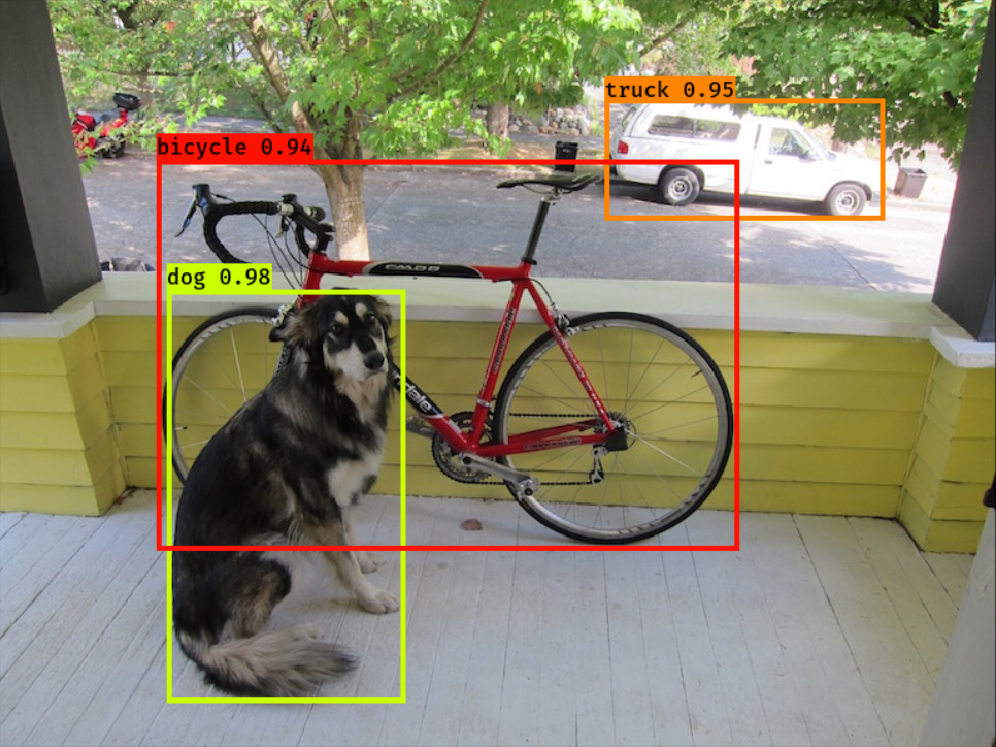

Reproduce this figure in Python.
# -*- coding: utf-8 -*-
"""
Class definition of YOLO_v3 style detection model on image and video
"""

import colorsys
import os
from timeit import default_timer as timer

import numpy as np
from keras import backend as K
from keras.models import load_model
from keras.layers import Input
from PIL import Image, ImageFont, ImageDraw

from yolo4.model import yolo_eval, yolo4_body
from yolo4.utils import letterbox_image
import os
from keras.utils import multi_gpu_model

class YOLO(object):
    _defaults = {
        "model_path": 'model_data/yolo4.h5',
        "anchors_path": 'model_data/yolo_anchors.txt',
        "classes_path": 'model_data/voc_classes.txt',
        "score" : 0.5,
        "iou" : 0.45,
        "model_image_size" : (608, 608),
        "gpu_num" : 1,
    }

    @classmethod
    def get_defaults(cls, n):
        if n in cls._defaults:
            return cls._defaults[n]
        else:
            return "Unrecognized attribute name '" + n + "'"

    def __init__(self, **kwargs):
        self.__dict__.update(self._defaults) # set up default values
        self.__dict__.update(kwargs) # and update with user overrides
        self.class_names = self._get_class()
        self.anchors = self._get_anchors()
        self.sess = K.get_session()
        self.boxes, self.scores, self.classes = self.generate()

    def _get_class(self):
        classes_path = os.path.expanduser(self.classes_path)
        with open(classes_path) as f:
            class_names = f.readlines()
        class_names = [c.strip() for c in class_names]
        return class_names

    def _get_anchors(self):
        anchors_path = os.path.expanduser(self.anchors_path)
        with open(anchors_path) as f:
            anchors = f.readline()
        anchors = [float(x) for x in anchors.split(',')]
        return np.array(anchors).reshape(-1, 2)

    def generate(self):
        model_path = os.path.expanduser(self.model_path)
        assert model_path.endswith('.h5'), 'Keras model or weights must be a .h5 file.'

        # Load model, or construct model and load weights.
        num_anchors = len(self.anchors)
        num_classes = len(self.class_names)
        is_tiny_version = num_anchors==6 # default setting
        try:
            self.yolo_model = load_model(model_path, compile=False)
        except:
            self.yolo_model = tiny_yolo_body(Input(shape=(None,None,3)), num_anchors//2, num_classes) \
                if is_tiny_version else yolo_body(Input(shape=(None,None,3)), num_anchors//3, num_classes)
            self.yolo_model.load_weights(self.model_path) # make sure model, anchors and classes match
        else:
            assert self.yolo_model.layers[-1].output_shape[-1] == \
                num_anchors/len(self.yolo_model.output) * (num_classes + 5), \
                'Mismatch between model and given anchor and class sizes'

        print('{} model, anchors, and classes loaded.'.format(model_path))

        # Generate colors for drawing bounding boxes.
        hsv_tuples = [(x / len(self.class_names), 1., 1.)
                      for x in range(len(self.class_names))]
        self.colors = list(map(lambda x: colorsys.hsv_to_rgb(*x), hsv_tuples))
        self.colors = list(
            map(lambda x: (int(x[0] * 255), int(x[1] * 255), int(x[2] * 255)),
                self.colors))
        np.random.seed(10101)  # Fixed seed for consistent colors across runs.
        np.random.shuffle(self.colors)  # Shuffle colors to decorrelate adjacent classes.
        np.random.seed(None)  # Reset seed to default.

        # Generate output tensor targets for filtered bounding boxes.
        self.input_image_shape = K.placeholder(shape=(2, ))
        if self.gpu_num>=2:
            self.yolo_model = multi_gpu_model(self.yolo_model, gpus=self.gpu_num)
        boxes, scores, classes = yolo_eval(self.yolo_model.output, self.anchors,
                len(self.class_names), self.input_image_shape,
                score_threshold=self.score, iou_threshold=self.iou)
        return boxes, scores, classes

    def detect_image(self, image):
        start = timer()

        if self.model_image_size != (None, None):
            assert self.model_image_size[0]%32 == 0, 'Multiples of 32 required'
            assert self.model_image_size[1]%32 == 0, 'Multiples of 32 required'
            boxed_image = letterbox_image(image, tuple(reversed(self.model_image_size)))
        else:
            new_image_size = (image.width - (image.width % 32),
                              image.height - (image.height % 32))
            boxed_image = letterbox_image(image, new_image_size)
        image_data = np.array(boxed_image, dtype='float32')

        print(image_data.shape)
        image_data /= 255.
        image_data = np.expand_dims(image_data, 0)  # Add batch dimension.

        out_boxes, out_scores, out_classes = self.sess.run(
            [self.boxes, self.scores, self.classes],
            feed_dict={
                self.yolo_model.input: image_data,
                self.input_image_shape: [image.size[1], image.size[0]],
                K.learning_phase(): 0
            })

        print('Found {} boxes for {}'.format(len(out_boxes), 'img'))

        font = ImageFont.truetype(font='font/FiraMono-Medium.otf',
                    size=np.floor(3e-2 * image.size[1] + 0.5).astype('int32'))
        thickness = (image.size[0] + image.size[1]) // 300

        for i, c in reversed(list(enumerate(out_classes))):
            predicted_class = self.class_names[c]
            box = out_boxes[i]
            score = out_scores[i]

            label = '{} {:.2f}'.format(predicted_class, score)
            draw = ImageDraw.Draw(image)
            label_size = draw.textsize(label, font)

            top, left, bottom, right = box
            top = max(0, np.floor(top + 0.5).astype('int32'))
            left = max(0, np.floor(left + 0.5).astype('int32'))
            bottom = min(image.size[1], np.floor(bottom + 0.5).astype('int32'))
            right = min(image.size[0], np.floor(right + 0.5).astype('int32'))
            print(label, (left, top), (right, bottom))

            if top - label_size[1] >= 0:
                text_origin = np.array([left, top - label_size[1]])
            else:
                text_origin = np.array([left, top + 1])

            # My kingdom for a good redistributable image drawing library.
            for i in range(thickness):
                draw.rectangle(
                    [left + i, top + i, right - i, bottom - i],
                    outline=self.colors[c])
            draw.rectangle(
                [tuple(text_origin), tuple(text_origin + label_size)],
                fill=self.colors[c])
            draw.text(text_origin, label, fill=(0, 0, 0), font=font)
            del draw

        end = timer()
        print(end - start)
        return image

    def close_session(self):
        self.sess.close()

def detect_video(yolo, video_path, output_path=""):
    import cv2
    vid = cv2.VideoCapture(0)
    if not vid.isOpened():
        raise IOError("Couldn't open webcam or video")
    video_FourCC    = int(vid.get(cv2.CAP_PROP_FOURCC))
    video_fps       = vid.get(cv2.CAP_PROP_FPS)
    video_size      = (int(vid.get(cv2.CAP_PROP_FRAME_WIDTH)),
                        int(vid.get(cv2.CAP_PROP_FRAME_HEIGHT)))
    isOutput = True if output_path != "" else False
    if isOutput:
        print("!!! TYPE:", type(output_path), type(video_FourCC), type(video_fps), type(video_size))
        out = cv2.VideoWriter(output_path, video_FourCC, video_fps, video_size)
    accum_time = 0
    curr_fps = 0
    fps = "FPS: ??"
    prev_time = timer()
    while True:
        return_value, frame = vid.read()
        image = Image.fromarray(frame)
        image = yolo.detect_image(image)
        result = np.asarray(image)
        curr_time = timer()
        exec_time = curr_time - prev_time
        prev_time = curr_time
        accum_time = accum_time + exec_time
        curr_fps = curr_fps + 1
        if accum_time > 1:
            accum_time = accum_time - 1
            fps = "FPS: " + str(curr_fps)
            curr_fps = 0
        cv2.putText(result, text=fps, org=(3, 15), fontFace=cv2.FONT_HERSHEY_SIMPLEX,
                    fontScale=0.50, color=(255, 0, 0), thickness=2)
        cv2.namedWindow("result", cv2.WINDOW_NORMAL)
        cv2.imshow("result", result)
        if isOutput:
            out.write(result)
        if cv2.waitKey(1) & 0xFF == ord('q'):
            break
    yolo.close_session()
